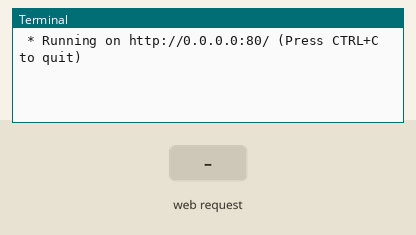
Recording of a program running on a simulated Raspberry Pi (BCM pin numbers). On the bench: the last lines printed to the terminal. The inputs (shaded band) are chosen by the test bench. The camera gives no picture and a still takes 0.5 s; the clock reads 2024-03-15 10:24:30 at power-on unless the program sets it; library files of the repository ran but are not shown: __init__.py.

Above: at 1.2 s.
1.3 s: HTTP request for / received
At 2.5 s:
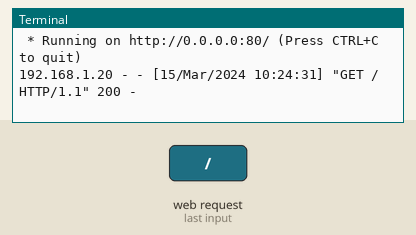
2.8 s: HTTP request for /live received
At 3.7 s:
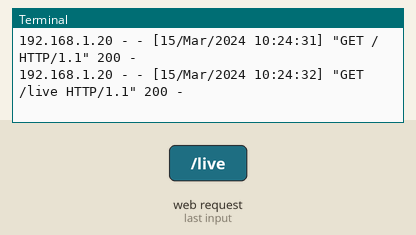
4.3 s: HTTP request for /index.html received
At 4.8 s:
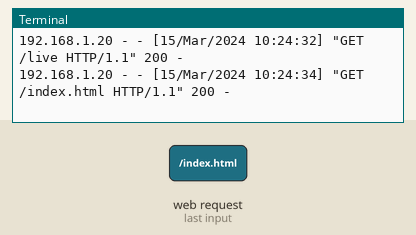

The program:

main.py
```python
from website import create_app
from flask import render_template

app = create_app()

# Define the route for the custom 404 error

@app.errorhandler(404)
def page_not_found(e):
    return render_template('404.html'), 404


if __name__ == '__main__':
    app.run(host='0.0.0.0', port=80, debug=True)
```

views.py
```python
from flask import Blueprint, render_template, Response

import io
import logging
from threading import Condition

from picamera2 import Picamera2
from picamera2.encoders import JpegEncoder
from picamera2.outputs import FileOutput

views = Blueprint('views', __name__)
streaming = Blueprint('streaming', __name__)

class StreamingOutput(io.BufferedIOBase):
    def __init__(self):
        self.frame = None
        self.condition = Condition()

    def write(self, buf):
        with self.condition:
            self.frame = buf
            self.condition.notify_all()

output = StreamingOutput()
picam2 = None

def start_streaming():
    global picam2
    if picam2 is None:
        picam2 = Picamera2()
        picam2.configure(picam2.create_video_configuration(main={"size": (640, 480)}))
        picam2.start_recording(JpegEncoder(), FileOutput(output))

def stop_streaming():
    global picam2
    if picam2 is not None:
        picam2.stop_recording()
        picam2 = None

def generate():
    try:
        while True:
            with output.condition:
                output.condition.wait()
                frame = output.frame
            yield (b'--FRAME\r\n'
                   b'Content-Type: image/jpeg\r\n\r\n' + frame + b'\r\n')
    except Exception as e:
        logging.warning('Removed streaming client: %s', str(e))

@streaming.route('/stream')
def stream():
    start_streaming()
    return Response(generate(), mimetype='multipart/x-mixed-replace; boundary=FRAME')

@views.route('/')
@views.route('/index.html')
def home():
    stop_streaming()
    return render_template("home.html")

@views.route('/live')
def live():
    start_streaming()
    return render_template("live.html")

views.register_blueprint(streaming, url_prefix='/stream')
```

Measured:
- after the input at 1.3 s, the terminal: prints a new line at once (image 1)
- after the input at 2.8 s, the terminal: prints a new line at once (image 2)
- after the input at 4.3 s, the terminal: prints a new line at once (image 3)
